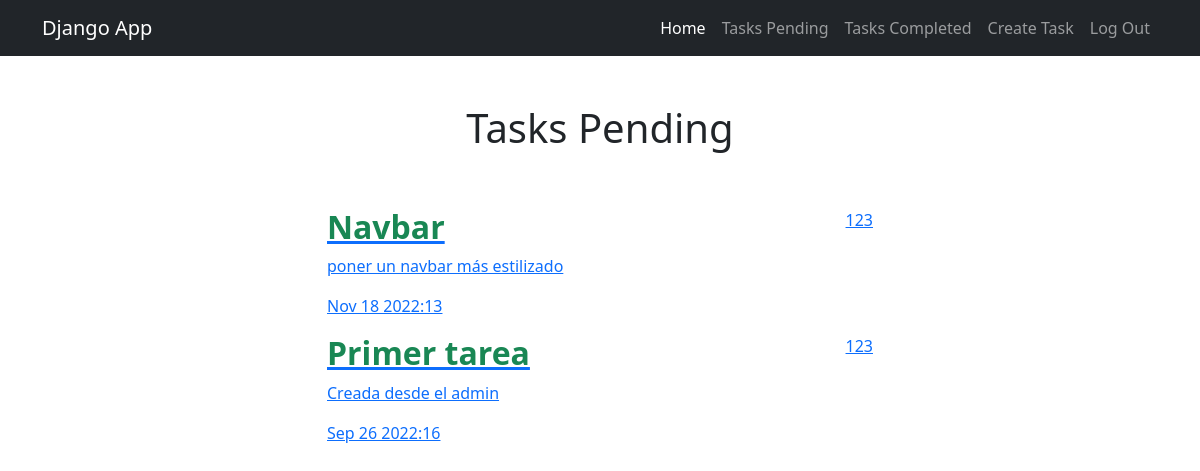
The page /tasks_completed/ (signed in) on the database its author committed.
### tasks/models.py (models this page shows, shortened)
class Task(models.Model):
    title = models.CharField(max_length=200)
    description = models.TextField(max_length=1000)
    created = models.DateTimeField(auto_now_add=True)
    datecompleted = models.DateTimeField(null=True, blank=True)
    important = models.BooleanField(default=False)
    user = models.ForeignKey(User, on_delete=models.CASCADE)

### tasks/views.py (the view)
# urls.py: path("tasks_completed/", views.tasks_completed, name="tasks_completed"),
@login_required
def tasks_completed(request):
    tasks = Task.objects.filter(user=request.user, datecompleted__isnull=False).order_by("-datecompleted")
    return render(request, "tasks.html", {"tasks": tasks})

### tasks/templates/tasks.html
{% extends 'base.html' %}
{% block content %}
<main class="container">
    <div class="row">
        <div class="col-md-6 offset-md-3">
            <h1 class="text-center py-5">Tasks Pending</h1>
            <ul class="list-group">
                {% for task in tasks %}
                <a class"list-group-item" href="{% url 'task_detail' task.id %}">
                    <header class="d-flex justify-content-between">
                        {% if task.important %}
                        <h2 class="fw-bold text-success">{{task.title}}</h2>
                        {% else %}
                        <h2 class="fw-bold">{{task.title}}</h2>
                        {% endif %}
                        <p>{{task.user.username}}</p>
                        </header>
                    <p>{{task.description}}</p>
                    <p>{{task.datecompleted|date:"M j Y:i"}}</p>
                </a>
                {% endfor %}
            </ul>
        </div>
    </div>
</main>
{% endblock content %}

### rows shown on the page
Task: title "Navbar", user.username "123", description "poner un navbar más estilizado", datecompleted "Nov 18 2022:13"
Task: title "Primer tarea", user.username "123", description "Creada desde el admin", datecompleted "Sep 26 2022:16"
